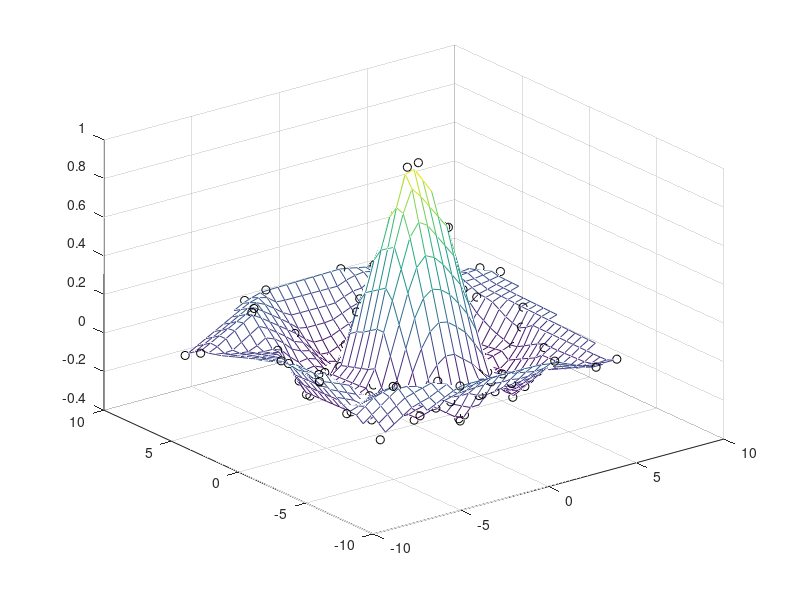

Write MATLAB code to recreate this figure.
x=rand(100,1)*16-8; y=rand(100,1)*16-8;
R=sqrt(x.^2+y.^2)+eps;
z=sin(R)./R;
xp=-8:0.5:8;
[XI,YI]=meshgrid(xp,xp);
ZI=griddata(x,y,z,XI,YI);
mesh(XI,YI,ZI); hold on
plot3(x,y,z,'ko'); hold off
